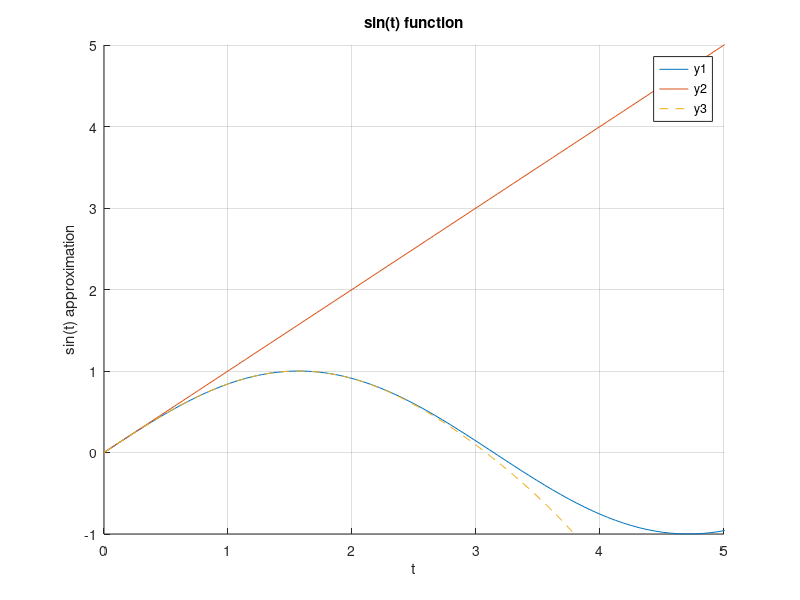

The MATLAB source for this figure:
 t = linspace(0, 2 * pi, 100);
            y1 = sin(t);
            y2 = t;
            y3 = t - (t.^3)/6 + (t.^5)/120 - (t.^7)/5040;
            hold on;
            plot(t, y1);
            plot(t, y2, '-');
            plot(t, y3, '--');
            hold off;
            axis([0 5 -1 5]);
            xlabel('t');
            ylabel('sin(t) approximation');
            title('sin(t) function');
            legend('y1', 'y2', 'y3');
            grid on;
